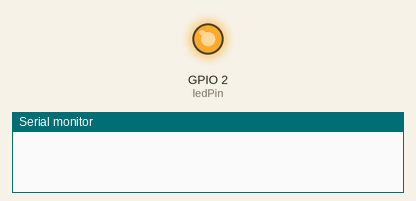
This program was run on a simulated ESP8266 (NodeMCU). Shown: output pins drawn as LEDs (lit = HIGH), the last lines printed to the serial monitor. WiFi joins after 1.5 s; servers stay silent unless stated; uploads are accepted with an empty reply.

Above: at 0.1 s.
At 5.6 s:
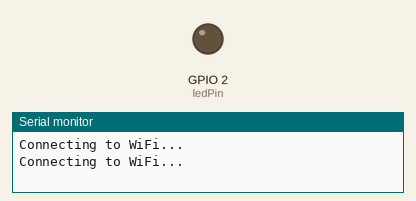
Timing chart, 0 to 7.1 s (numbered marks = the images above):
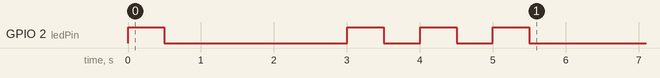

The program:

main.cpp
```cpp
#include <ESP8266WiFi.h>
#include <ESP8266HTTPClient.h>
#include <WiFiClientSecure.h>
#include <ArduinoJson.h>

// Данные для подключения к Wi-Fi
const char *ssid = "";
const char *password = "";

// Настройки GitLab
const char *gitlabToken = "";                            // Токен для доступа к API GitLab
const char *gitlabUrl = ""; // URL для запроса merge requests

// Номер пина, к которому подключен светодиод (GPIO2 на ESP01)
const int ledPin = 2;
// Клиент для безопасного подключения по Wi-Fi
WiFiClientSecure client;

/* Функция для мигания светодиодом*/
void blinkLED(int times, int delayTime)
{
  for (int i = 0; i < times; i++)
  {
    digitalWrite(ledPin, HIGH);
    delay(delayTime);
    digitalWrite(ledPin, LOW);
    delay(delayTime);
  }
}

void setup()
{
  // Инициализация последовательного соединения для отладки
  Serial.begin(9600);
  // Установка пина светодиода как выхода
  pinMode(ledPin, OUTPUT);
  // Изначально гасим светодиод
  digitalWrite(ledPin, LOW);

  blinkLED(1, 500);

  // Подключение к Wi-Fi
  WiFi.begin(ssid, password);
  int attempt = 0;
  while (WiFi.status() != WL_CONNECTED && attempt < 10)
  {
    delay(1000);
    Serial.println("Connecting to WiFi...");
    attempt++;
  }

  if (WiFi.status() == WL_CONNECTED)
  {
    // Мигание 3 раза при успешном подключении
    blinkLED(3, 500);
  }
  else
  {
    // Быстрое мигание при ошибке подключения к Wi-Fi
    blinkLED(30, 100);
  }

  // Разрешение небезопасных соединений (для тестирования)
  client.setInsecure();
}

void loop()
{
  // Проверка подключения к Wi-Fi
  if (WiFi.status() == WL_CONNECTED)
  {
    // Создание HTTP-клиента
    HTTPClient http;
    // Ссылка на gitlab c запросом к API
    String url = String(gitlabUrl) + "?scope=assigned_to_me&state=opened&private_token=" + gitlabToken;

    // Использование WiFiClientSecure для HTTPS
    http.begin(client, url);
    // Выполнение GET-запроса
    int httpCode = http.GET();

    Serial.println(httpCode);

    // Если запрос выполнен успешно
    if (httpCode > 0)
    {
      // Получение ответа в виде строки
      String payload = http.getString();
      // Создание объекта для работы с JSON
      JsonDocument doc;
      // Десериализация JSON
      DeserializationError error = deserializeJson(doc, payload);

      if (error)
      {
        // Если ошибка десериализации, выходим из функции
        return;
      }

      // Флаг для отслеживания наличия merge requests без статуса WIP
      bool hasNonWipMergeRequests = false;

      // Перебор всех merge requests
      for (JsonObject mr : doc.as<JsonArray>())
      {
        // Получение заголовка merge request
        const char *title = mr["title"];

        // Проверка, содержится ли в заголовке "WIP"
        if (strstr(title, "WIP") == nullptr)
        {
          // Если не содержится, устанавливаем флаг
          hasNonWipMergeRequests = true;
          break;
        }
      }

      // Зажигаем светодиод, если есть merge requests без статуса WIP
      if (hasNonWipMergeRequests)
      {
        digitalWrite(ledPin, HIGH);
      }
      else
      {
        // Гасим светодиод, если все merge requests в статусе WIP
        digitalWrite(ledPin, LOW);
      }
    }
    else
    {
      // Мигание 10 раз при ошибке выполнения запроса
      blinkLED(10, 1000);
    }

    // Завершение HTTP-запроса
    http.end();
  }

  // Проверка каждые 60 секунд
  delay(60000);
}
```
